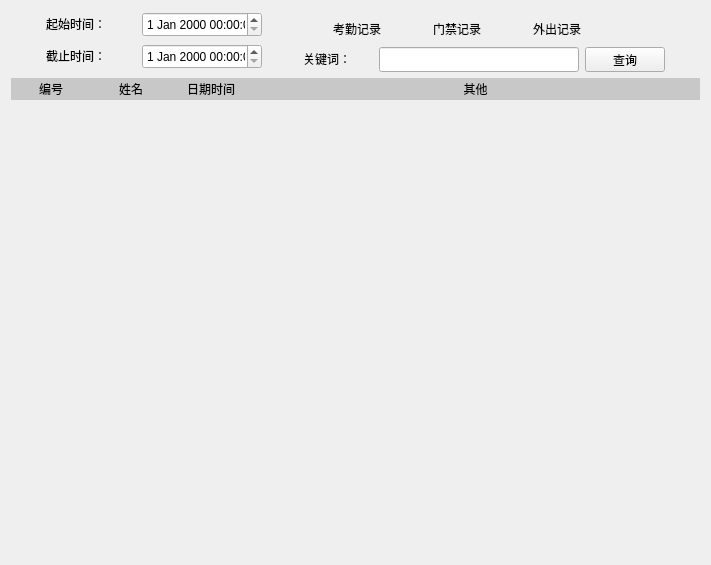
<?xml version="1.0" encoding="UTF-8"?>
<ui version="4.0">
 <class>Form</class>
 <widget class="QWidget" name="Form">
  <property name="geometry">
   <rect>
    <x>0</x>
    <y>0</y>
    <width>711</width>
    <height>565</height>
   </rect>
  </property>
  <property name="windowTitle">
   <string>查询系统</string>
  </property>
  <layout class="QGridLayout" name="gridLayout">
   <item row="0" column="0">
    <layout class="QVBoxLayout" name="verticalLayout_3">
     <item>
      <layout class="QHBoxLayout" name="horizontalLayout_4">
       <item>
        <layout class="QVBoxLayout" name="verticalLayout">
         <item>
          <layout class="QHBoxLayout" name="horizontalLayout">
           <item>
            <widget class="QLabel" name="label">
             <property name="minimumSize">
              <size>
               <width>90</width>
               <height>20</height>
              </size>
             </property>
             <property name="maximumSize">
              <size>
               <width>90</width>
               <height>20</height>
              </size>
             </property>
             <property name="styleSheet">
              <string notr="true">background-color:rgba(0,0,0,0);border-color:rgba(0,0,0,255);color: rgba(0, 0, 0,255);border-style:none;border-width:1px;border-radius:0px;font:19px &quot;宋体&quot;;font-style:normal;font-weight: normal;text-decoration:blink;</string>
             </property>
             <property name="text">
              <string>起始时间：</string>
             </property>
            </widget>
           </item>
           <item>
            <widget class="QDateTimeEdit" name="starting_time">
             <property name="minimumSize">
              <size>
               <width>120</width>
               <height>25</height>
              </size>
             </property>
             <property name="maximumSize">
              <size>
               <width>120</width>
               <height>25</height>
              </size>
             </property>
            </widget>
           </item>
          </layout>
         </item>
         <item>
          <layout class="QHBoxLayout" name="horizontalLayout_2">
           <item>
            <widget class="QLabel" name="label_2">
             <property name="minimumSize">
              <size>
               <width>90</width>
               <height>20</height>
              </size>
             </property>
             <property name="maximumSize">
              <size>
               <width>90</width>
               <height>20</height>
              </size>
             </property>
             <property name="styleSheet">
              <string notr="true">background-color:rgba(0,0,0,0);border-color:rgba(0,0,0,255);color: rgba(0, 0, 0,255);border-style:none;border-width:1px;border-radius:0px;font:19px &quot;宋体&quot;;font-style:normal;font-weight: normal;text-decoration:blink;</string>
             </property>
             <property name="text">
              <string>截止时间：</string>
             </property>
            </widget>
           </item>
           <item>
            <widget class="QDateTimeEdit" name="end_time">
             <property name="minimumSize">
              <size>
               <width>120</width>
               <height>25</height>
              </size>
             </property>
             <property name="maximumSize">
              <size>
               <width>120</width>
               <height>25</height>
              </size>
             </property>
            </widget>
           </item>
          </layout>
         </item>
        </layout>
       </item>
       <item>
        <layout class="QVBoxLayout" name="verticalLayout_2">
         <item>
          <widget class="QGroupBox" name="groupBox">
           <property name="minimumSize">
            <size>
             <width>310</width>
             <height>30</height>
            </size>
           </property>
           <property name="maximumSize">
            <size>
             <width>310</width>
             <height>30</height>
            </size>
           </property>
           <property name="styleSheet">
            <string notr="true">#groupBox{border:none}</string>
           </property>
           <property name="title">
            <string/>
           </property>
           <widget class="QRadioButton" name="checkin">
            <property name="geometry">
             <rect>
              <x>10</x>
              <y>10</y>
              <width>89</width>
              <height>16</height>
             </rect>
            </property>
            <property name="styleSheet">
             <string notr="true">background-color:rgba(0,0,0,0);border-color:rgba(0,0,0,255);color: rgba(0, 0, 0,254);border-style:none;border-width:0px;border-radius:8px;font:18px &quot;宋体&quot;;font-style:normal;font-weight: lighter;text-decoration:blink;</string>
            </property>
            <property name="text">
             <string>考勤记录</string>
            </property>
           </widget>
           <widget class="QRadioButton" name="comein">
            <property name="geometry">
             <rect>
              <x>110</x>
              <y>10</y>
              <width>89</width>
              <height>16</height>
             </rect>
            </property>
            <property name="styleSheet">
             <string notr="true">background-color:rgba(0,0,0,0);border-color:rgba(0,0,0,255);color: rgba(0, 0, 0,254);border-style:none;border-width:0px;border-radius:8px;font:18px &quot;宋体&quot;;font-style:normal;font-weight: lighter;text-decoration:blink;</string>
            </property>
            <property name="text">
             <string>门禁记录</string>
            </property>
           </widget>
           <widget class="QRadioButton" name="goout">
            <property name="geometry">
             <rect>
              <x>210</x>
              <y>10</y>
              <width>89</width>
              <height>16</height>
             </rect>
            </property>
            <property name="styleSheet">
             <string notr="true">background-color:rgba(0,0,0,0);border-color:rgba(0,0,0,255);color: rgba(0, 0, 0,254);border-style:none;border-width:0px;border-radius:8px;font:18px &quot;宋体&quot;;font-style:normal;font-weight: lighter;text-decoration:blink;</string>
            </property>
            <property name="text">
             <string>外出记录</string>
            </property>
           </widget>
          </widget>
         </item>
         <item>
          <layout class="QHBoxLayout" name="horizontalLayout_3">
           <item>
            <widget class="QLabel" name="label_3">
             <property name="minimumSize">
              <size>
               <width>70</width>
               <height>20</height>
              </size>
             </property>
             <property name="maximumSize">
              <size>
               <width>70</width>
               <height>20</height>
              </size>
             </property>
             <property name="styleSheet">
              <string notr="true">background-color:rgba(0,0,0,0);border-color:rgba(0,0,0,255);color: rgba(0, 0, 0,255);border-style:none;border-width:1px;border-radius:0px;font:19px &quot;宋体&quot;;font-style:normal;font-weight: normal;text-decoration:blink;</string>
             </property>
             <property name="text">
              <string>关键词：</string>
             </property>
            </widget>
           </item>
           <item>
            <widget class="QLineEdit" name="lineEdit">
             <property name="minimumSize">
              <size>
               <width>200</width>
               <height>25</height>
              </size>
             </property>
             <property name="maximumSize">
              <size>
               <width>200</width>
               <height>25</height>
              </size>
             </property>
            </widget>
           </item>
           <item>
            <widget class="QPushButton" name="search">
             <property name="minimumSize">
              <size>
               <width>80</width>
               <height>25</height>
              </size>
             </property>
             <property name="maximumSize">
              <size>
               <width>80</width>
               <height>25</height>
              </size>
             </property>
             <property name="text">
              <string>查询</string>
             </property>
            </widget>
           </item>
          </layout>
         </item>
        </layout>
       </item>
      </layout>
     </item>
     <item>
      <widget class="QTableWidget" name="tableWidget">
       <property name="styleSheet">
        <string notr="true">QTableWidget{background-color:rgba(0,0,0,0);border-color:rgba(0,0,0,0);color: rgba(0, 0, 0,255);border-style:none;border-width:1px;border-radius:0px;alternate-background-color:rgba(0,0,0,36);gridline-color:rgba(0,6,3,0);font:19px &quot;宋体&quot;;}QHeaderView::section{border-style:none;border-width:1px;border-radius:0px;background-color:rgba(0,0,0,42);border-color:rgba(0,0,0,136);}</string>
       </property>
       <attribute name="horizontalHeaderMinimumSectionSize">
        <number>50</number>
       </attribute>
       <attribute name="horizontalHeaderDefaultSectionSize">
        <number>80</number>
       </attribute>
       <attribute name="horizontalHeaderShowSortIndicator" stdset="0">
        <bool>true</bool>
       </attribute>
       <attribute name="horizontalHeaderStretchLastSection">
        <bool>true</bool>
       </attribute>
       <column>
        <property name="text">
         <string>编号</string>
        </property>
       </column>
       <column>
        <property name="text">
         <string>姓名</string>
        </property>
       </column>
       <column>
        <property name="text">
         <string>日期时间</string>
        </property>
       </column>
       <column>
        <property name="text">
         <string>其他</string>
        </property>
       </column>
      </widget>
     </item>
    </layout>
   </item>
  </layout>
 </widget>
 <resources/>
 <connections/>
</ui>
